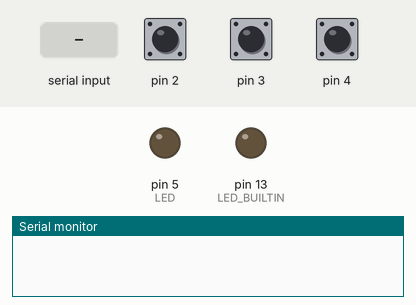
Recording of a sketch running on a simulated Arduino Uno, built with avr-gcc and run on an emulated ATmega328P. Parts: output pins drawn as LEDs (lit = HIGH), the last lines printed to the serial monitor. Dashed ring = blinking. The test bench sets the inputs (shaded band); at power-on: pin 2 HIGH, pin 3 HIGH, pin 4 HIGH.

Above: at 1.2 s.
1.3 s: "32\n" received over Serial
2.8 s: pin 2 pulled LOW for 0.15 s
At 2.92 s:
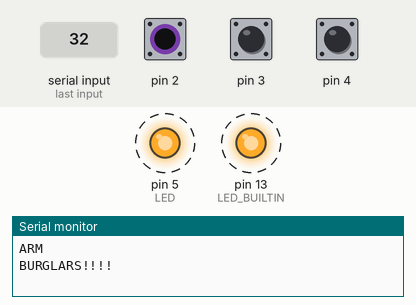
5.8 s: "4\n" received over Serial
At 5.92 s:
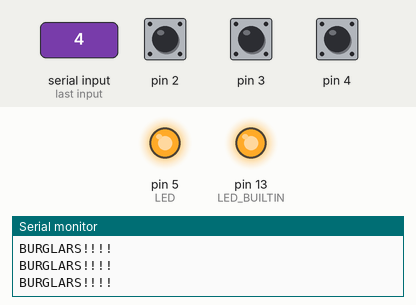
Timing chart, 0 to 8.8 s (numbered marks = the images above; inputs shaded):
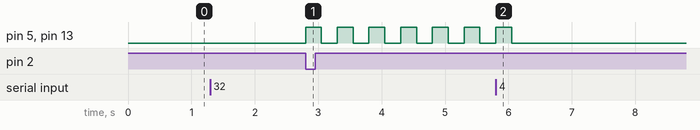

The sketch:

arduino_assignment1.ino
```cpp
bool alarm = false;
bool armed = false;
#define LED 5

void setup()
{
  pinMode(2, INPUT_PULLUP);
  pinMode(3, INPUT_PULLUP);
  pinMode(4, INPUT_PULLUP);
  pinMode(LED_BUILTIN, OUTPUT);
  pinMode(LED, OUTPUT);
  Serial.begin(9600);
}

void loop()
{
  int ch;
  int m1 = digitalRead(2);
  int m2 = digitalRead(3);
  int r = digitalRead(4);
  if(Serial.available()) {
    ch = Serial.parseInt();
    if(ch == 32) {
      if(m1 == 1 & m2 == 1 & r == 1) {
        Serial.println("ARM");
        armed = true;
      } else {
        Serial.println("ARM FAILURE, SET OFF ALL SWITCHES.");
      }
    } else if(ch == 4) {
      armed = false;
      alarm = false;
      Serial.println("DISARM");
      digitalWrite(LED_BUILTIN, LOW);
      digitalWrite(LED, LOW);
    }
  }
  if(armed) {
    if(m1 == 0 | m2 == 0 | r == 0 | alarm) {
      alarm = true;
      Serial.println("BURGLARS!!!!");
      digitalWrite(LED_BUILTIN, HIGH);
      digitalWrite(LED, HIGH);
      delay(250);
      digitalWrite(LED_BUILTIN, LOW);
      digitalWrite(LED, LOW);
      delay(250);
    }
  }
}
```

Measured:
- after the input at 2.8 s, pin 5 (LED), pin 13 (LED_BUILTIN): alternates HIGH for 0.25 s and LOW for 0.25 s, starting at once
- after the input at 5.8 s, pin 5 (LED), pin 13 (LED_BUILTIN): goes on until 6.1 s, then stays LOW
